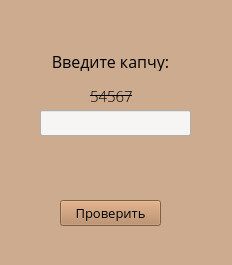
<?xml version="1.0" encoding="UTF-8"?>
<ui version="4.0">
 <class>MainWindow</class>
 <widget class="QMainWindow" name="MainWindow">
  <property name="geometry">
   <rect>
    <x>0</x>
    <y>0</y>
    <width>232</width>
    <height>265</height>
   </rect>
  </property>
  <property name="font">
   <font>
    <weight>75</weight>
    <italic>false</italic>
    <bold>true</bold>
   </font>
  </property>
  <property name="windowTitle">
   <string>MainWindow</string>
  </property>
  <property name="styleSheet">
   <string notr="true">
background-color: rgb(205, 171, 143)</string>
  </property>
  <widget class="QWidget" name="centralwidget">
   <widget class="QLabel" name="label">
    <property name="geometry">
     <rect>
      <x>40</x>
      <y>50</y>
      <width>141</width>
      <height>21</height>
     </rect>
    </property>
    <property name="font">
     <font>
      <family>Open Sans</family>
      <pointsize>10</pointsize>
      <weight>50</weight>
      <italic>false</italic>
      <bold>false</bold>
     </font>
    </property>
    <property name="styleSheet">
     <string notr="true">background-color: rgba(191, 64, 64, 0);
font: 10pt &quot;Open Sans&quot;;</string>
    </property>
    <property name="text">
     <string>&lt;html&gt;&lt;head/&gt;&lt;body&gt;&lt;p align=&quot;center&quot;&gt;&lt;span style=&quot; font-size:12pt;&quot;&gt;Введите капчу:&lt;/span&gt;&lt;/p&gt;&lt;/body&gt;&lt;/html&gt;</string>
    </property>
   </widget>
   <widget class="QLabel" name="label_Kapcha">
    <property name="geometry">
     <rect>
      <x>90</x>
      <y>80</y>
      <width>61</width>
      <height>31</height>
     </rect>
    </property>
    <property name="font">
     <font>
      <family>Open Sans</family>
      <pointsize>11</pointsize>
      <weight>10</weight>
      <italic>false</italic>
      <bold>false</bold>
      <underline>false</underline>
      <strikeout>true</strikeout>
     </font>
    </property>
    <property name="mouseTracking">
     <bool>false</bool>
    </property>
    <property name="styleSheet">
     <string notr="true">font: 81 11pt &quot;Open Sans&quot;;</string>
    </property>
    <property name="text">
     <string>54567</string>
    </property>
   </widget>
   <widget class="QLineEdit" name="lineEdit_kapcha">
    <property name="geometry">
     <rect>
      <x>40</x>
      <y>110</y>
      <width>151</width>
      <height>26</height>
     </rect>
    </property>
    <property name="font">
     <font>
      <family>MathJax_Script</family>
      <weight>75</weight>
      <italic>true</italic>
      <bold>true</bold>
     </font>
    </property>
    <property name="styleSheet">
     <string notr="true">background-color: rgb(246, 245, 244);</string>
    </property>
   </widget>
   <widget class="QPushButton" name="pushButton">
    <property name="geometry">
     <rect>
      <x>60</x>
      <y>200</y>
      <width>101</width>
      <height>26</height>
     </rect>
    </property>
    <property name="font">
     <font>
      <family>Open Sans</family>
      <pointsize>10</pointsize>
      <weight>50</weight>
      <italic>false</italic>
      <bold>false</bold>
     </font>
    </property>
    <property name="styleSheet">
     <string notr="true">font: 10pt &quot;Open Sans&quot;;
background-color: rgb(181, 131, 90)</string>
    </property>
    <property name="text">
     <string>Проверить</string>
    </property>
   </widget>
   <widget class="QLabel" name="label_Time">
    <property name="geometry">
     <rect>
      <x>70</x>
      <y>150</y>
      <width>81</width>
      <height>31</height>
     </rect>
    </property>
    <property name="font">
     <font>
      <family>Open Sans</family>
      <pointsize>11</pointsize>
      <weight>50</weight>
      <italic>false</italic>
      <bold>false</bold>
     </font>
    </property>
    <property name="styleSheet">
     <string notr="true">font: 11pt &quot;Open Sans&quot;;</string>
    </property>
    <property name="text">
     <string>&lt;html&gt;&lt;head/&gt;&lt;body&gt;&lt;p align=&quot;center&quot;&gt;&lt;br/&gt;&lt;/p&gt;&lt;/body&gt;&lt;/html&gt;</string>
    </property>
   </widget>
  </widget>
 </widget>
 <resources/>
 <connections/>
</ui>
